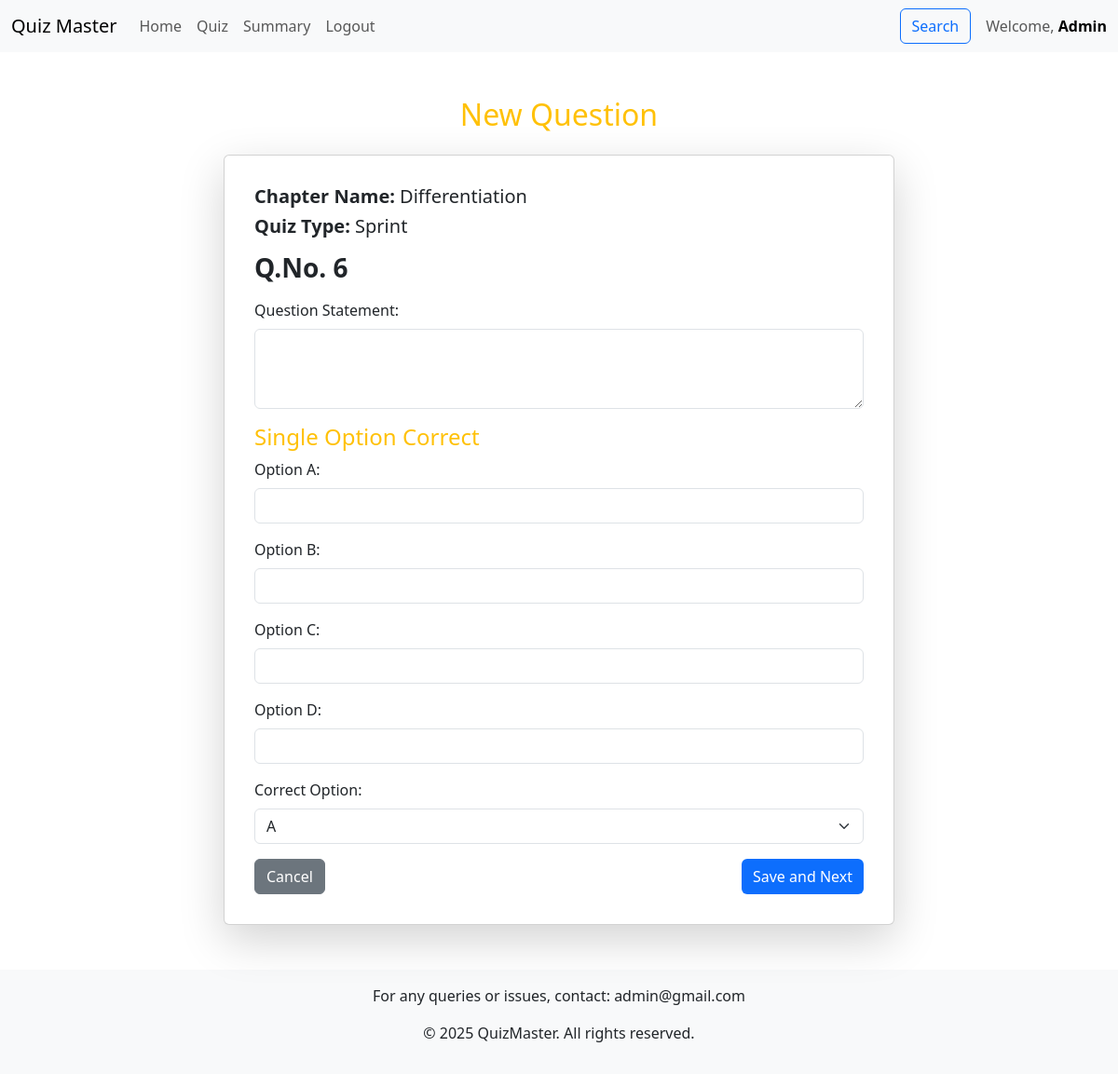
/dashboard/quiz_management/add_question/1 (signed in), run on the app's committed database.
### models.py (models this page shows, shortened)
class User(db.Model):
    id = db.Column(db.Integer, primary_key=True)
    username = db.Column(db.String(120), unique=True, nullable=False)
    password_hash = db.Column(db.String(120), nullable=False)
    full_name = db.Column(db.String(100))
    qualification = db.Column(db.String(100))
    dob = db.Column(db.Date)
    role = db.Column(db.Enum("user", "admin", name="user_roles"), default="user",)
    created_at = db.Column(db.DateTime, default=datetime.now(timezone.utc))
    scores = db.relationship('Score', backref='user', lazy=True, cascade="all, delete-orphan")

class Chapter(db.Model):
    id = db.Column(db.Integer, primary_key=True)
    subject_id = db.Column(db.Integer, db.ForeignKey('subject.id'), nullable=False)
    name = db.Column(db.String(100), nullable=False)
    description = db.Column(db.String(255))
    quizzes = db.relationship('Quiz', backref='chapter', lazy=True, cascade="all, delete-orphan")

class Quiz(db.Model):
    id = db.Column(db.Integer, primary_key=True)
    type=db.Column(db.String(50))
    chapter_id = db.Column(db.Integer, db.ForeignKey('chapter.id'), nullable=False)
    date_of_quiz = db.Column(db.DateTime, nullable=False, default=datetime.utcnow)
    time_duration = db.Column(db.Integer)  # format: HH:MM
    remarks = db.Column(db.String(255))
    questions = db.relationship('Question', backref='quiz', lazy=True, cascade="all, delete-orphan")
    scores = db.relationship('Score', backref='quiz', lazy=True, cascade="all, delete-orphan")

### controllers/controllers_admin.py (the view)
@app.route("/dashboard/quiz_management/add_question/<int:quiz_id>", methods=["GET","POST"])
@auth_required
@auth_required_admin
def add_question(quiz_id):
    if request.method == 'POST':
        statement = request.form.get('question_statement')
        option1 = request.form.get('option1')
        option2 = request.form.get('option2')
        option3 = request.form.get('option3')
        option4 = request.form.get('option4')
        correct_option = request.form.get('correct_option')
        if not all([statement, option1, option2, option3, option4, correct_option]):
            flash('All fields are required!', 'danger')
            return redirect(url_for('add_question', quiz_id=quiz_id))
        new_question = Question(
            quiz_id=quiz_id,
            question_statement=statement,
            option1=option1,
            option2=option2,
            option3=option3,
            option4=option4,
            correct_option=correct_option
        )
        db.session.add(new_question)
        db.session.commit()
        flash('Question added successfully!', 'success')
        return redirect(url_for('add_question', quiz_id=quiz_id),code=303)
    else:
        user = User.query.get(session["user_id"])
        quiz=Quiz.query.filter_by(id=quiz_id).first()
        question_count = Question.query.filter_by(quiz_id=quiz_id).count()
        return render_template("add_question.html",user=user,quiz=quiz,count=question_count+1)

### controllers/controllers_admin.py (called while the page is built)
def auth_required(func):
    @wraps(func)
    def inner(*args, **kwargs):
        if "user_id" in session:
            return func(*args, **kwargs)
        else:
            flash("Please login to continue")
            return redirect(url_for("index"))
    return inner

def auth_required_admin(func):
    @wraps(func)
    def inner(*args, **kwargs):
        user=User.query.get(session["user_id"])
        if user.role=="admin":
            return func(*args, **kwargs)
        else:
            flash("Unauthorised")
            return redirect(url_for("dashboard"))
    return inner

### controllers/controllers_login.py (called while the page is built)
@app.context_processor
def inject_admin_email():
    admin_user = User.query.filter_by(role="admin").first()
    return {"admin_email": admin_user.username}

### templates/add_question.html (shortened to what this page needs)
{% extends "base.html" %}
{% block content %}
<div class="container flex-grow-1 d-flex flex-column mt-5">
    <div class="row justify-content-center">
        <div class="col-md-8">
            <h2 class="text-center text-warning mb-4">New Question</h2>
            <div class="card shadow-lg">
                <div class="card-body">
                    <form action="/dashboard/quiz_management/add_question/{{quiz.id}}" method="POST">
                        <div class="mb-3">
                            <h5><strong>Chapter Name:</strong> {{ quiz.chapter.name }}</h5>
                            <h5><strong>Quiz Type:</strong> {{ quiz.type }}</h5>
                            <h3 class="mt-3"><strong>Q.No. {{ count }}</strong></h3>
                        </div>
                        <div class="mb-3">
                            <label for="question_statement" class="form-label">Question Statement:</label>
                            <textarea id="question_statement" name="question_statement" rows="3" class="form-control" required></textarea>
                        </div>
                        <h4 class="text-primary">Single Option Correct</h4>
                        <div class="mb-3">
                            <label for="option1" class="form-label">Option A:</label>
                            <input type="text" id="option1" name="option1" class="form-control" required>
                        </div>
                        <div class="mb-3">
                            <label for="option2" class="form-label">Option B:</label>
                            <input type="text" id="option2" name="option2" class="form-control" required>
                        </div>
                        <div class="mb-3">
                            <label for="option3" class="form-label">Option C:</label>
                            <input type="text" id="option3" name="option3" class="form-control" required>
                        </div>
                        <div class="mb-3">
                            <label for="option4" class="form-label">Option D:</label>
                            <input type="text" id="option4" name="option4" class="form-control" required>
                        </div>
                        <div class="mb-3">
                            <label for="correct_option" class="form-label">Correct Option:</label>
                            <select id="correct_option" name="correct_option" class="form-select" required>
                                <option value="1">A</option>
                            </select>
                        </div>
                        <div class="d-flex justify-content-between">
                            <a href="{{ url_for('quiz_management') }}" class="btn btn-secondary">Cancel</a>
                            <button type="submit" class="btn btn-primary">Save and Next</button>
                        </div>
                    </form>
                </div>
            </div>
        </div>
    </div>
</div>
{% endblock %}

### templates/base.html (shortened to what this page needs)
<!DOCTYPE html>
<html lang="en">
<head>
    <link href="https://cdn.jsdelivr.net/npm/bootstrap@5.3.0-alpha1/dist/css/bootstrap.min.css" rel="stylesheet">
    <link href="../static/styles/styles.css" rel="stylesheet">
</head>
<body class="d-flex flex-column min-vh-100">
    {% include 'navbar.html' with context %}
    <div class="container flex-grow-1 d-flex flex-column"">
        {% block content %}
        {% endblock %}
    </div>
    <footer class="text-center mt-5 p-3 bg-light">
        <p>For any queries or issues, contact: {{admin_email}}</p>
        <p>&copy; 2025 QuizMaster. All rights reserved.</p>
    </footer>
</body>
</html>

### templates/navbar.html (shortened to what this page needs)
<nav class="navbar navbar-expand-lg navbar-light bg-light">
    <div class="container-fluid">
        <a class="navbar-brand" href="/">Quiz Master</a>
        <div class="collapse navbar-collapse" id="navbarNav">
            <ul class="navbar-nav me-auto">
                {% if 'user_id' in session %}
                <li class="nav-item">
                    <a class="nav-link" href="/dashboard">Home</a>
                </li>
                {% if user.role=="user" %}
                <li class="nav-item">
                    <a class="nav-link" href="/dashboard/scores/{{user.id}}">Scores</a>
                </li>
                {% else %}
                <li class="nav-item">
                    <a class="nav-link" href="/dashboard/quiz_management">Quiz</a>
                </li>
                {% endif %}
                <li class="nav-item">
                    <a class="nav-link" href="/summary">Summary</a>
                </li>
                <li class="nav-item">
                    <a class="nav-link" href="/logout">Logout</a>
                </li>
                {% endif %}
            </ul>
            {% if 'user_id' in session %}
            <div class="d-flex align-items-center">
                <a class="nav-link me-3" href="/search">
                    <button class="btn btn-outline-primary">Search</button>
                </a>
                <span class="navbar-text">
                    Welcome, <a class="fw-bold text-decoration-none" href="/profile">{{ user.role | capitalize }}</a>
                </span>
            </div>
            {% endif %}
        </div>
    </div>
</nav>

### static/styles/styles.css (style rules this page uses)
.card { transition: transform 0.2s ease; }
.btn-primary { border: none; transition: all 0.3s ease; }
.text-primary { color: #FFC107 !important; }
.card { width: 100%; word-wrap: break-word; overflow-wrap: break-word; padding: 1rem; }

### data on the page
User: role "Admin", username "admin@gmail.com"
Chapter: chapter.name "Differentiation"
Quiz: type "Sprint"

### other printed values
{{ count }} "6"
